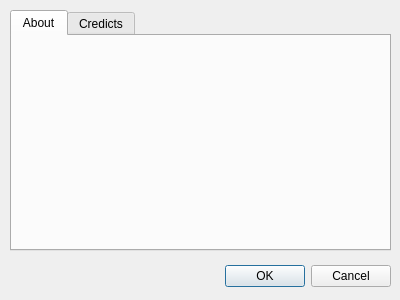
<?xml version="1.0" encoding="UTF-8"?>
<ui version="4.0">
 <class>Dialog</class>
 <widget class="QDialog" name="Dialog">
  <property name="geometry">
   <rect>
    <x>0</x>
    <y>0</y>
    <width>400</width>
    <height>300</height>
   </rect>
  </property>
  <property name="windowTitle">
   <string>Dialog</string>
  </property>
  <widget class="QDialogButtonBox" name="buttonBox">
   <property name="geometry">
    <rect>
     <x>50</x>
     <y>260</y>
     <width>341</width>
     <height>32</height>
    </rect>
   </property>
   <property name="orientation">
    <enum>Qt::Horizontal</enum>
   </property>
   <property name="standardButtons">
    <set>QDialogButtonBox::Cancel|QDialogButtonBox::Ok</set>
   </property>
  </widget>
  <widget class="QTabWidget" name="tabWidget">
   <property name="geometry">
    <rect>
     <x>10</x>
     <y>10</y>
     <width>381</width>
     <height>241</height>
    </rect>
   </property>
   <property name="currentIndex">
    <number>0</number>
   </property>
   <widget class="QWidget" name="tabAbout">
    <attribute name="title">
     <string>About</string>
    </attribute>
    <widget class="QLabel" name="labelAbout">
     <property name="geometry">
      <rect>
       <x>30</x>
       <y>60</y>
       <width>301</width>
       <height>101</height>
      </rect>
     </property>
     <property name="text">
      <string/>
     </property>
    </widget>
   </widget>
   <widget class="QWidget" name="tabCredicts">
    <attribute name="title">
     <string>Credicts</string>
    </attribute>
    <widget class="QLabel" name="labelCredicts">
     <property name="geometry">
      <rect>
       <x>50</x>
       <y>80</y>
       <width>261</width>
       <height>71</height>
      </rect>
     </property>
     <property name="text">
      <string>jingwenlai@163.com</string>
     </property>
    </widget>
   </widget>
  </widget>
 </widget>
 <resources/>
 <connections>
  <connection>
   <sender>buttonBox</sender>
   <signal>accepted()</signal>
   <receiver>Dialog</receiver>
   <slot>accept()</slot>
   <hints>
    <hint type="sourcelabel">
     <x>248</x>
     <y>254</y>
    </hint>
    <hint type="destinationlabel">
     <x>157</x>
     <y>274</y>
    </hint>
   </hints>
  </connection>
  <connection>
   <sender>buttonBox</sender>
   <signal>rejected()</signal>
   <receiver>Dialog</receiver>
   <slot>reject()</slot>
   <hints>
    <hint type="sourcelabel">
     <x>316</x>
     <y>260</y>
    </hint>
    <hint type="destinationlabel">
     <x>286</x>
     <y>274</y>
    </hint>
   </hints>
  </connection>
 </connections>
</ui>
